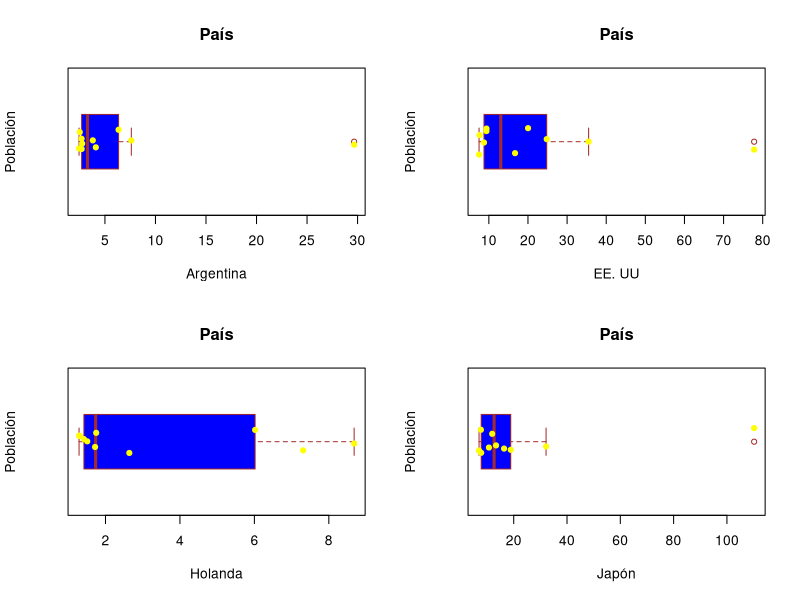
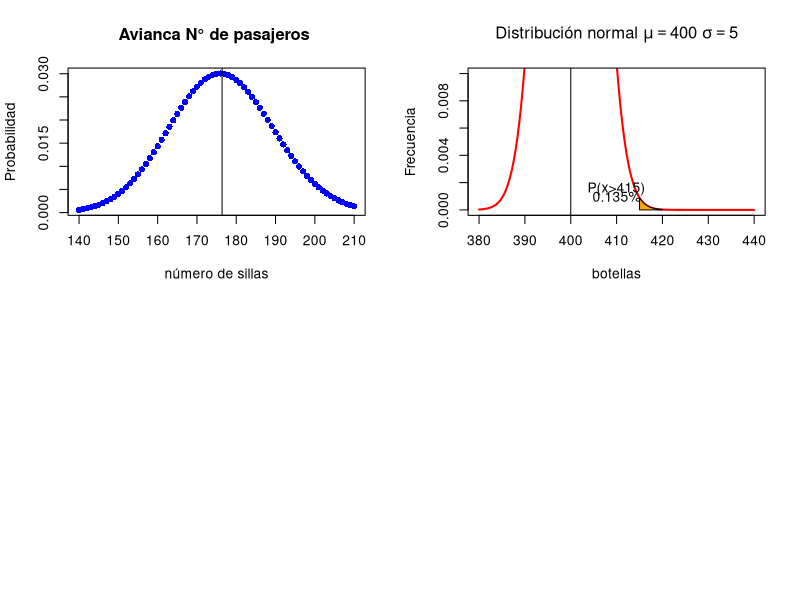

The R source for these figures, in order:
## ---- chunk 1
knitr::opts_chunk$set(echo = TRUE)
## ---- chunk 2
##summary(cars)
argentina <- c(29.66,7.61,6.35,4.10,3.80,2.75,2.70,2.69,2.51,2.44)
eeuu <- c(77.81,35.50,24.79,20.02,16.70,9.39,9.38,8.76,7.63,7.50)
holanda <- c(8.68,7.31,6.02,2.64,1.75,1.72,1.51,1.42,1.31,1.29)
japon <- c(110.21,32.14,18.88,16.38,13.37,11.92,10.71,7.80,7.70,7.00)


## ---- chunk 3

par(mfrow = c(2,2))
boxplot(argentina,
        main = "País",
        xlab = "Argentina",
        ylab = "Población",
        col = "blue",
        border = "brown",
        horizontal = TRUE,
        notch = FALSE
)
stripchart(argentina, method = "jitter", pch = 19, add = TRUE, col = "yellow")


boxplot(eeuu,
        main = "País",
        xlab = "EE. UU",
        ylab = "Población",
        col = "blue",
        border = "brown",
        horizontal = TRUE,
        notch = FALSE
)
stripchart(eeuu, method = "jitter", pch = 19, add = TRUE, col = "yellow")

boxplot(holanda,
       main = "País",
        xlab = "Holanda",
        ylab = "Población",
        col = "blue",
        border = "brown",
        horizontal = TRUE,
        notch = FALSE
)

stripchart(holanda, method = "jitter", pch = 19, add = TRUE, col = "yellow")
boxplot(japon,
       main = "País",
        xlab = "Japón",
        ylab = "Población",
        col = "blue",
        border = "brown",
        horizontal = TRUE,
        notch = FALSE
)
stripchart(japon, method = "jitter", pch = 19, add = TRUE, col = "yellow")
## ---- chunk 4
#x = numero de pasajeros con una silla asegurada
# entonces se asegura que todos loa psajeros tengan silla p(x<=180)
# se casa el 2% de 180 pasajeros que no se presentan, lo es que = 3.6 personas 
# lo que indica que el 98%  si se presenta  es decir que son  176.4 personas
probabilidad<-1 - sum(dpois (0:180, 176.4))
probabilidad

plot(140:210,dpois(seq(140,210, by=1),176.4),xlab="número de sillas",
     ylab="Probabilidad",main = "Avianca N° de pasajeros ",pch=16, col="blue")
abline(v = 176.4)



## ---- chunk 5
#x = numero de botellas declaradas no conformes
# donde la medie es = 400 ml
#la desviacion estandar es = 5
media<-400
#media
desviacionEstandar<-5
#desviacionEstandar
## ---- chunk 6
#x = numero de botellas declaradas no conformes
# donde la medie es = 400 ml
#la desviacion estandar es = 5
media<-400
#media
desviacionEstandar<-5
#desviacionEstandar

1-pnorm(415,media,desviacionEstandar)

#par(mfrow = c(1,2))
x <- seq(380, 440, 0.01)
plot(x, dnorm(x, media, desviacionEstandar), type = "l",
     ylim = c(0, 0.01), xlab = "botellas", ylab = "Frecuencia", 
     main=expression(paste("Distribución normal ",mu==400," ", sigma==5)), 
     lwd = 2, col = "red")

regionX=seq(415,420,0.01)            
xP <- c(415,regionX,420)  
yP <- c(0,dnorm(regionX,400,5),0)
polygon(xP,yP,col="orange1")

text(410, 0.0015, "P(x>415)")
text(410, 0.001, "0.135%")
abline(v = 400)


